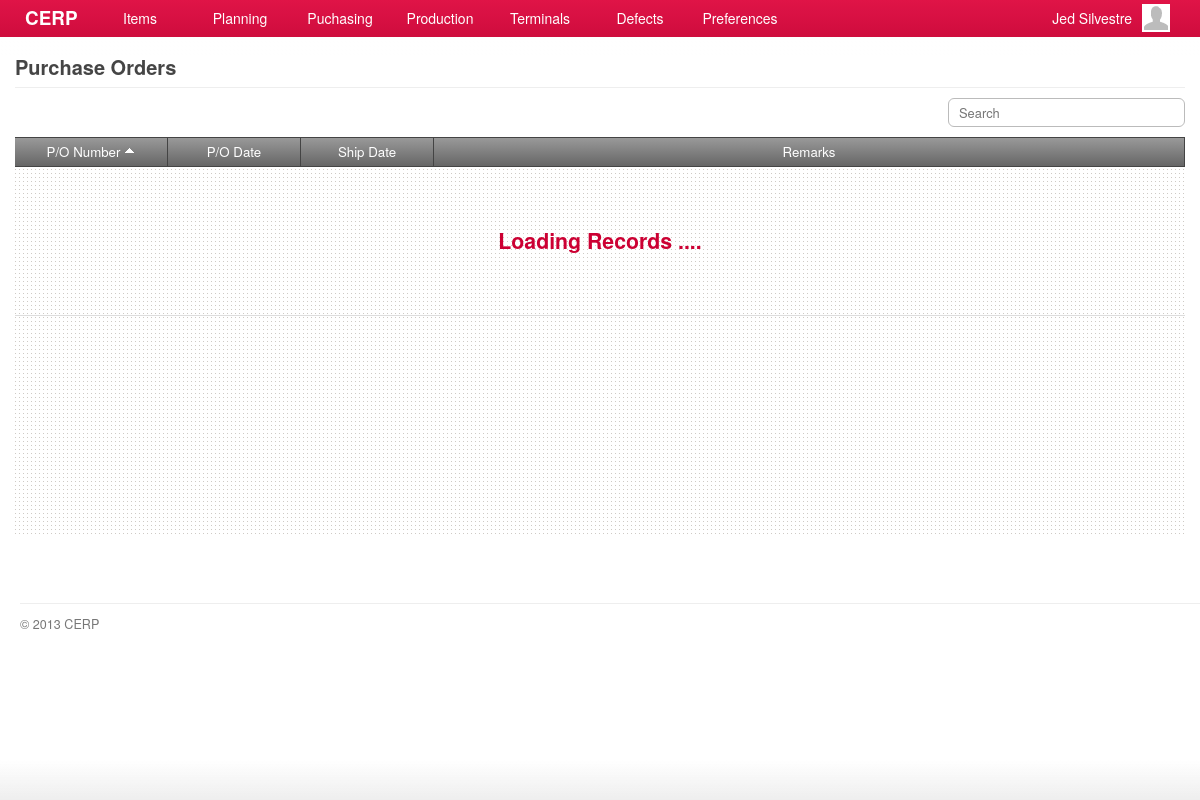
Page /account/plan-pos.php (signed in) on the earlier database version.
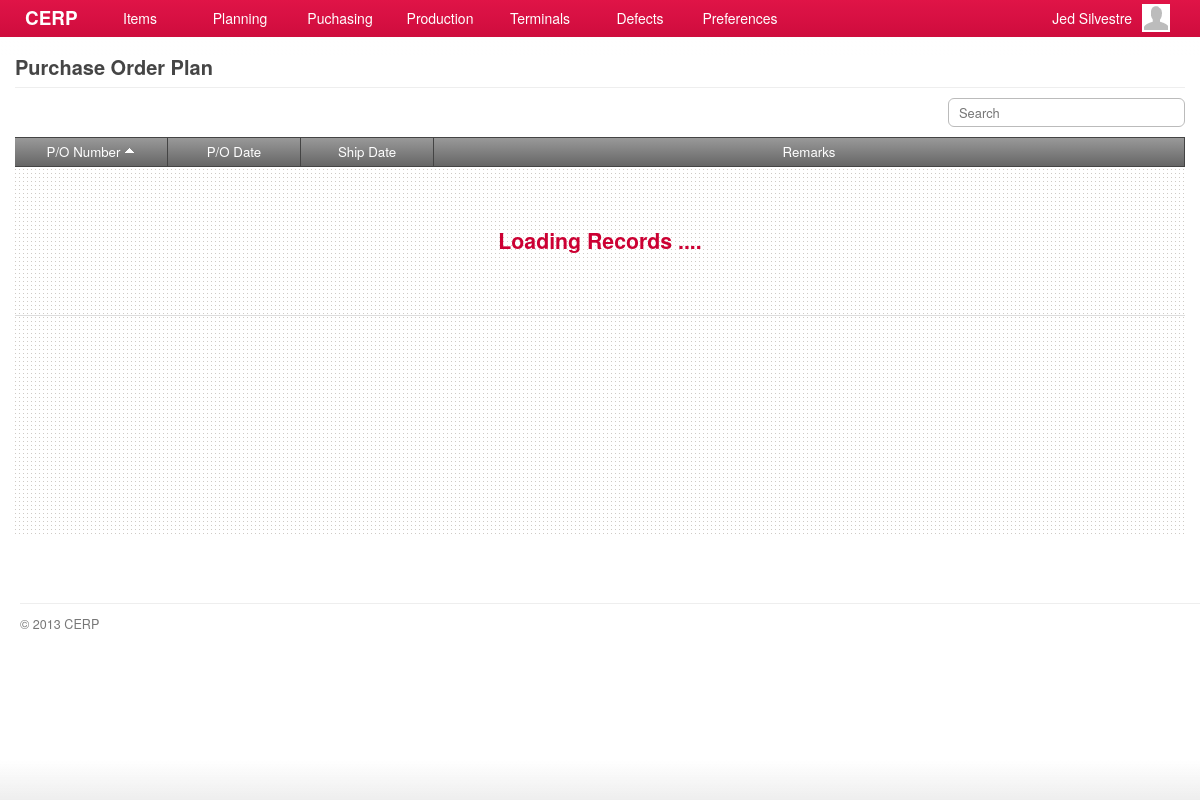
Same page on the later database version.
### tables this page shows
CREATE TABLE `capabilities` (
  `id` int(11) NOT NULL AUTO_INCREMENT,
  `title` varchar(45) DEFAULT NULL,
  `name` varchar(45) DEFAULT NULL,
  `capability` varchar(45) DEFAULT NULL,
  `url` varchar(45) DEFAULT NULL,
  `parent` int(11) DEFAULT NULL,
  PRIMARY KEY (`id`)
);

### include/general.class.php (called while the page is built, shortened)
<?php
require('database.class.php');
require('capabilities.class.php');
require('role.class.php');
$DB				= new MySQL;
  $DB->database	= "cerpdb";
  $DB->username	= "cerpuser";
  $DB->password	= "cerpuser";
  $DB->hostname	= "localhost";
$Capabilities	= new Capabilities($DB);
$Signed			= $_SESSION['user'];
$Role		= new Role($DB, $Signed['id']);
?>

### include/role.class.php (called while the page is built, shortened)
<?php
class Role
{
	private $DB;
	private $user_id;
	function Role($db, $uid) {
  	$this->DB = $db;
		$this->user_id = $uid;
  }
	function isCapableByName($cap_name) {
		foreach ($this->getUserRoles() as $user_role) {
			$result = $this->DB->Find('role_capabilities', array(
						  			'columns' 		=> 'role_capabilities.*',
						  			'joins' => 'INNER JOIN capabilities ON capabilities.id = role_capabilities.capability_id',
						  	    'conditions' 	=> 'capabilities.capability="'. $cap_name .'" AND role_id='. $user_role['role_id']));
			if(isset($result)) {
				return TRUE;
			}
		}
	}
	function getUserRoles() {
		$result = $this->DB->Get('user_roles', array(
						  			'columns' 		=> 'user_roles.role_id, roles.name',
						  			'joins' => 'INNER JOIN roles ON roles.id = user_roles.role_id',
						  	    'conditions' 	=> 'user_roles.user_id='. $this->user_id));
		if(isset($result)) {
			return $result;
		}
	}
}

### include/database.class.php (called while the page is built, shortened)
<?php
class MySQL {
  public $username	= "cerpuser";
  public $password	= "cerpuser";
  public $hostname	= "localhost";
  public function Connect() {
    $conn = mysql_connect($this->hostname, $this->username, $this->password) or die("<br/><span class='notice'><p class='error'><strong>ERROR!</strong> Unable to connect to MySQL! </p></span>");
    return $conn;
  }
  public function Query($sql) {
  	$conn = $this->Connect();
    $result = mysql_query($sql, $conn);
	return $result;
  }
	function Find($table, $args='') {
  	if (isset($args)) {
  	  $args['columns'] = (isset($args['columns']) ? $args['columns'] : '*');
  	  $args['joins'] = (isset($args['joins']) ? $args['joins'] : '');
	 	 	$args['conditions'] = ($args['conditions'] == '' ? '' : 'where '.$args['conditions']);
		}
		$sql = "SELECT ".$args['columns']." FROM ".$table." ".$args['joins']." ".$args['conditions'];
		$row = $this->IsEmpty($this->Query($sql));
		return mysql_fetch_array($row);
  }
  function Get($table, $args='') {
  	if (isset($args)) {
  	  $args['columns'] = (isset($args['columns']) ? $args['columns'] : '*');
  	  $args['joins'] = (isset($args['joins']) ? $args['joins'] : '');
		  $args['conditions'] = ($args['conditions'] == '' ? '' : 'WHERE '.$args['conditions']);
  	  $args['order'] = (isset($args['order']) ? ' ORDER BY '.$args['order'] : '');
  	  $args['limit'] = (isset($args['limit']) ? ' LIMIT '.$args['limit'] : '');
  	  $args['group'] = (isset($args['group']) ? ' GROUP BY '.$args['group'] : '');
		}
		$data = array();
		$sql = "SELECT ".$args['columns']." FROM ".$table." ".$args['joins']." ".$args['conditions']." ".$args['group']." ".$args['order']." ".$args['limit'];
		$result = $this->IsEmpty($this->Query($sql));
		if(!empty($result)) {
	      while ($row = mysql_fetch_array($result)) {
	        $data[] = $row;
	      }
		}
		return $data;
  }
  private function IsEmpty($result) {
    if(mysql_num_rows($result) > 0) return $result;
    return null;
  }
}

### include/capabilities.class.php (called while the page is built, shortened)
<?php
class Capabilities {
  private $DB;
	public $All;
	function Capabilities($db) {
		$this->DB = $db;
		$this->GetCapabilities();
	}
  function GetTitle() {
    global $capability_key;
	return $this->All[$capability_key]['title'];
  }
	function GetCapabilities() {
		$capabilities = $this->DB->Get('capabilities', array(
					  			'columns' 		=> 'id, capability, title, name, parent, url',
					  	    'conditions' 	=> 'parent IS NOT null ORDER BY parent'));
		$all = array();
		foreach ($capabilities as $cap) {
			$all[$cap['capability']] = array('title' => $cap['title'],'name' => $cap['name'], 'url' => $cap['url'], 'parent' => $cap['parent']);
		}
		$this->All = $all;
	}
}

### account/plan-pos.php (the view, shortened to what this page needs)
<?php
  $capability_key = 'plan_pos';
  require('header.php');
	$allowed = $Role->isCapableByName($capability_key);
	if(!$allowed) {
		require('inaccessible.php');
	}else{
?>
	<div id="page">
		<div id="page-title">
    	<h2>
      	<span class="title"><?php echo $Capabilities->GetTitle(); ?></span>
      </h2>
		</div>
		<div id="content">
      <div class="search">
        <input type="text" id="keyword" name="keyword" class="keyword" placeholder="Search" />
      </div>
      <div id="grid-purchase-orders" class="grid jq-grid" style="min-height:400px;">
        <table cellspacing="0" cellpadding="0">
          <thead>
            <tr>
              <td class="border-right text-center" width="140"><a class="sort default active up" column="po_number">P/O Number</a></td>
              <td class="border-right text-center" width="120"><a class="sort" column="po_date">P/O Date</a></td>
              <td class="border-right text-center" width="120"><a class="sort" column="ship_date">Ship Date</a></td>
              <td class="border-right text-center"><a class="sort" column="remarks">Remarks</a></td>
            </tr>
          </thead>
          <tbody></tbody>
        </table>
      </div>
		</div>
	</div>
<?php }
require('footer.php'); ?>

Differences in the rows shown:
changed capabilities: title "Purchase Orders" → "Purchase Order Plan"
